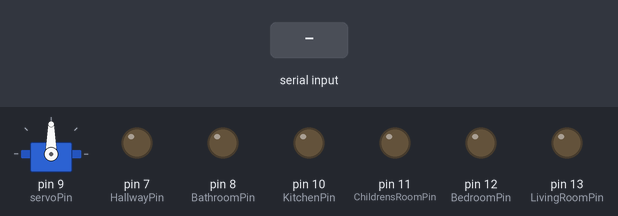
Recording of a sketch running on a simulated Arduino Uno, built with avr-gcc and run on an emulated ATmega328P. Shown: servo, output pins drawn as LEDs (lit = HIGH). Inputs (shaded band) come from the test bench.

Above: at 1.2 s.
1.3 s: "a" received over the second serial link
At 1.9 s:
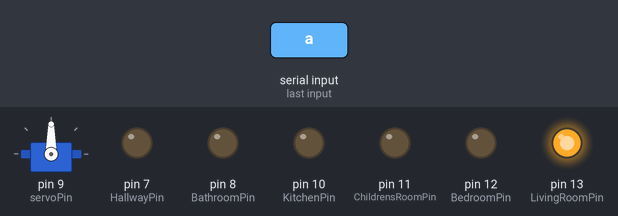
2.8 s: "c" received over the second serial link
At 4.0 s:
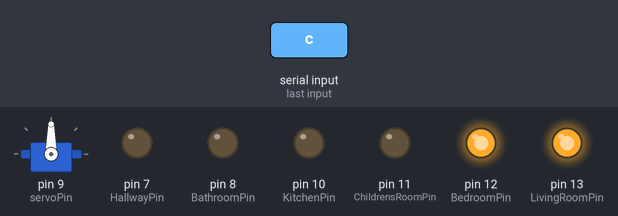
4.3 s: "b" received over the second serial link
At 5.3 s:
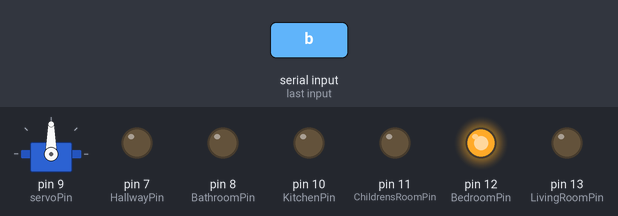
5.8 s: "e" received over the second serial link
At 6.5 s:
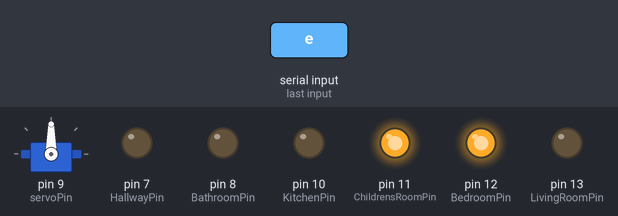
7.3 s: "d" received over the second serial link
At 7.6 s:
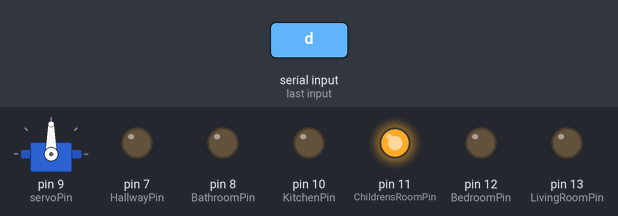
8.8 s: "g" received over the second serial link
At 10.0 s:
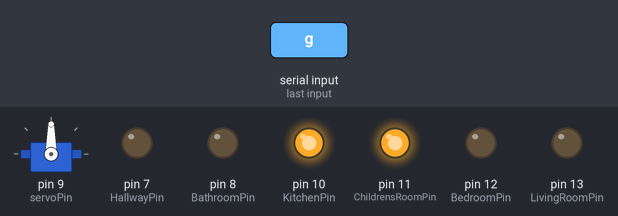
Timing chart, 0 to 11.3 s (numbered marks = the images above; inputs shaded):
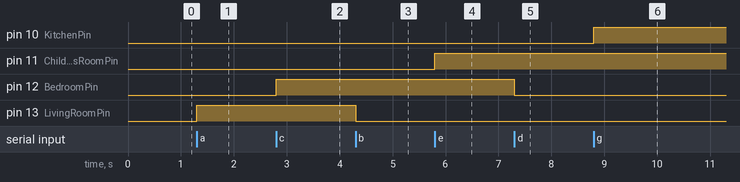

The sketch:

light_and_lock_arduino_code.ino
```cpp
#include <SoftwareSerial.h>
#include  <Servo.h>
SoftwareSerial BTserial(2, 3); // RX | TX
// Connect the HC-05 TX to Arduino pin 2
// Connect the HC-05 RX to Arduino pin 3

Servo servoLock;

char incomingByte = ' ';
int LivingRoomPin = 13;
int BedroomPin = 12;
int ChildrensRoomPin = 11;
int KitchenPin = 10;
int servoPin = 9;
int BathroomPin = 8;
int HallwayPin = 7;

int pos=0;

void setup() {
    pinMode(LivingRoomPin, OUTPUT);
    pinMode(BedroomPin, OUTPUT);
    pinMode(ChildrensRoomPin, OUTPUT);
    pinMode(KitchenPin, OUTPUT);
    pinMode(BathroomPin, OUTPUT);
    pinMode(HallwayPin, OUTPUT);

    servoLock.attach(servoPin);
    digitalWrite(servoPin, LOW);

    digitalWrite(LivingRoomPin, LOW);
    digitalWrite(BedroomPin, LOW);
    digitalWrite(ChildrensRoomPin, LOW);
    digitalWrite(KitchenPin, LOW);
    digitalWrite(BathroomPin, LOW);
    digitalWrite(HallwayPin, LOW);

    // HC-05 default serial speed for commincation mode is 9600
    BTserial.begin(9600);
}

void loop() {

    if (BTserial.available()) {

        incomingByte = BTserial.read();

        if (incomingByte == 'a') {
          digitalWrite(LivingRoomPin, HIGH);
        }
        if (incomingByte == 'b') {
          digitalWrite(LivingRoomPin, LOW);
        }
        if (incomingByte == 'c') {
          digitalWrite(BedroomPin, HIGH);
        }
        if (incomingByte == 'd') {
          digitalWrite(BedroomPin, LOW);
        }
        if (incomingByte == 'e') {
          digitalWrite(ChildrensRoomPin, HIGH);
        }
        if (incomingByte == 'f') {
          digitalWrite(ChildrensRoomPin, LOW);
        }
        if (incomingByte == 'g') {
          digitalWrite(KitchenPin, HIGH);
        }
        if (incomingByte == 'h') {
          digitalWrite(KitchenPin, LOW);
        }
        if (incomingByte == 'i') {
          digitalWrite(BathroomPin, HIGH);
        }
        if (incomingByte == 'j') {
          digitalWrite(BathroomPin, LOW);
        }
        if (incomingByte == 'k') {
          digitalWrite(HallwayPin, HIGH);
        }
        if (incomingByte == 'l') {
          digitalWrite(HallwayPin, LOW);
        }
        if (incomingByte == 'm') {
          digitalWrite(servoPin, HIGH);
          pos = map(90, 0, 180, 180, 0);
          servoLock.write(pos);
          digitalWrite(servoPin, LOW);
        }
        if (incomingByte == 'n') {
          digitalWrite(servoPin, HIGH);
          pos = map(0, 0, 180, 180, 0);
          servoLock.write(pos);
          digitalWrite(servoPin, LOW);
        }
    }
}
```

Measured:
- after the input at 1.3 s, pin 13 (LivingRoomPin): LOW → HIGH at once
- after the input at 2.8 s, pin 12 (BedroomPin): LOW → HIGH at once
- after the input at 4.3 s, pin 13 (LivingRoomPin): HIGH → LOW at once
- after the input at 5.8 s, pin 11 (ChildrensRoomPin): LOW → HIGH at once
- after the input at 7.3 s, pin 12 (BedroomPin): HIGH → LOW at once
- after the input at 8.8 s, pin 10 (KitchenPin): LOW → HIGH at once
